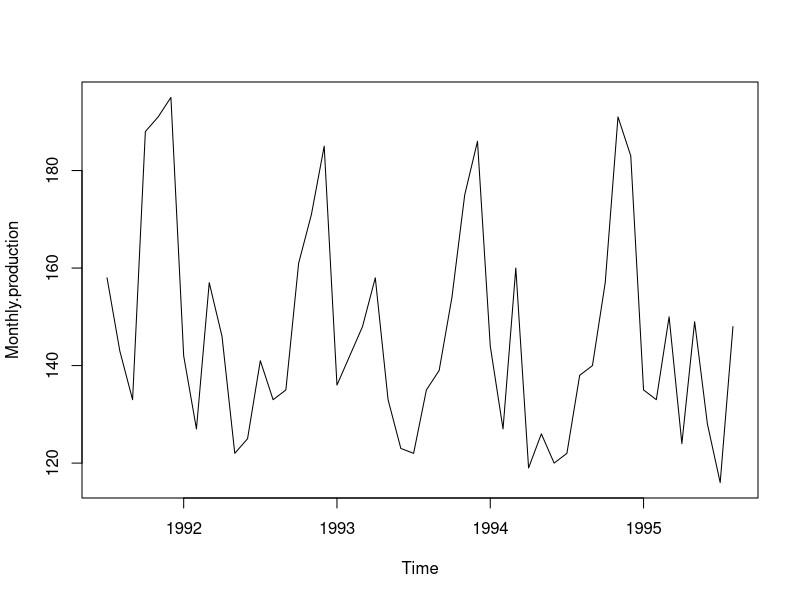
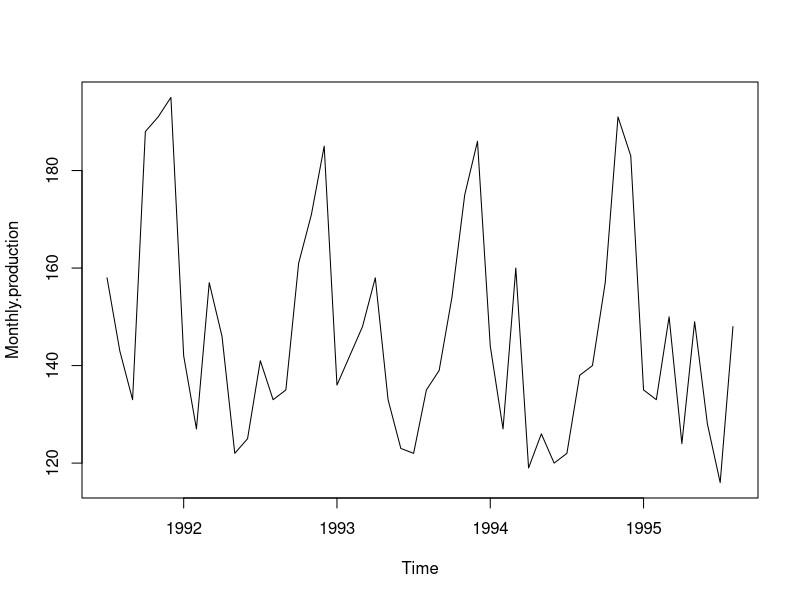
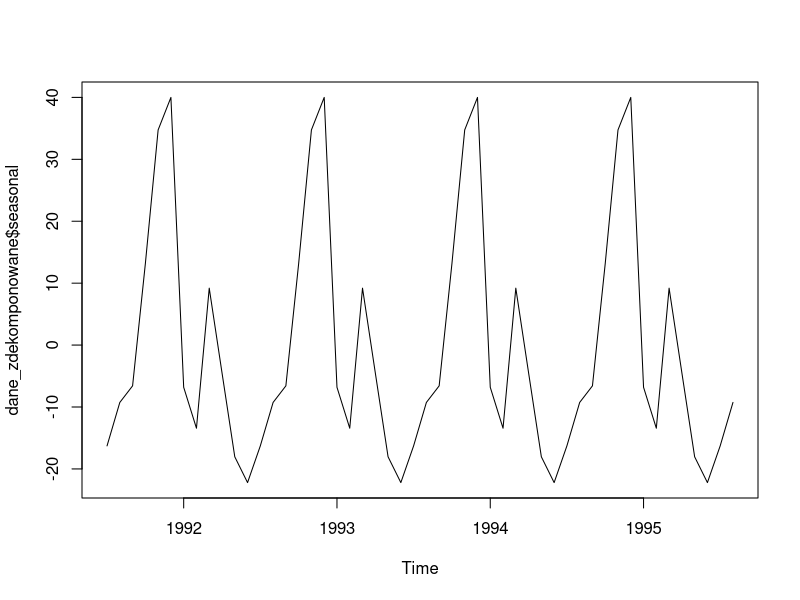
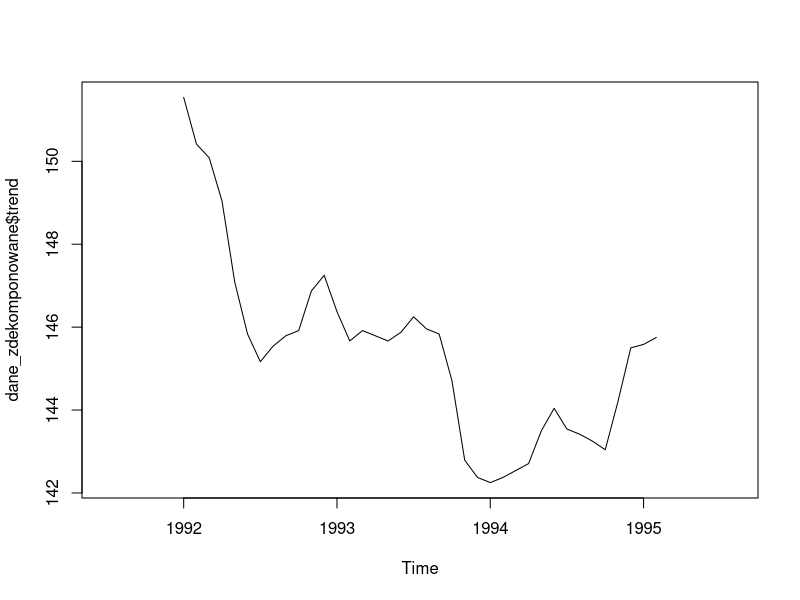
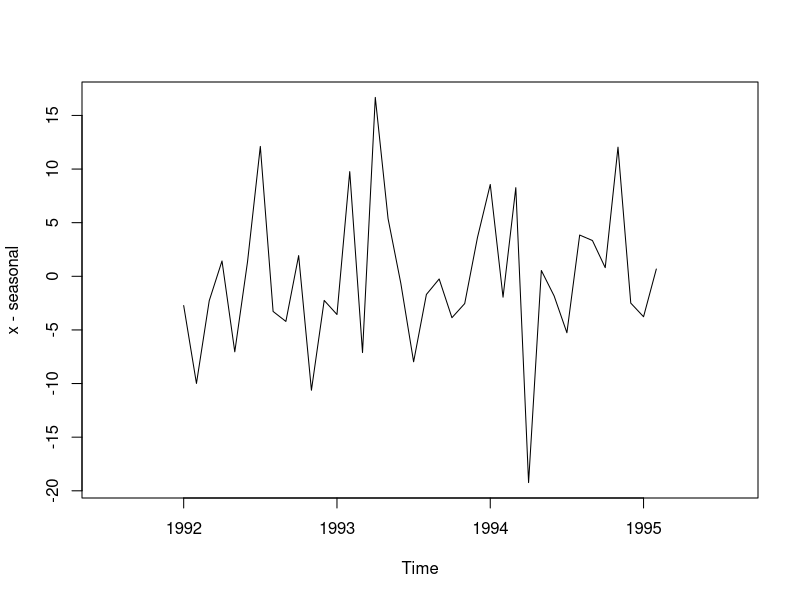
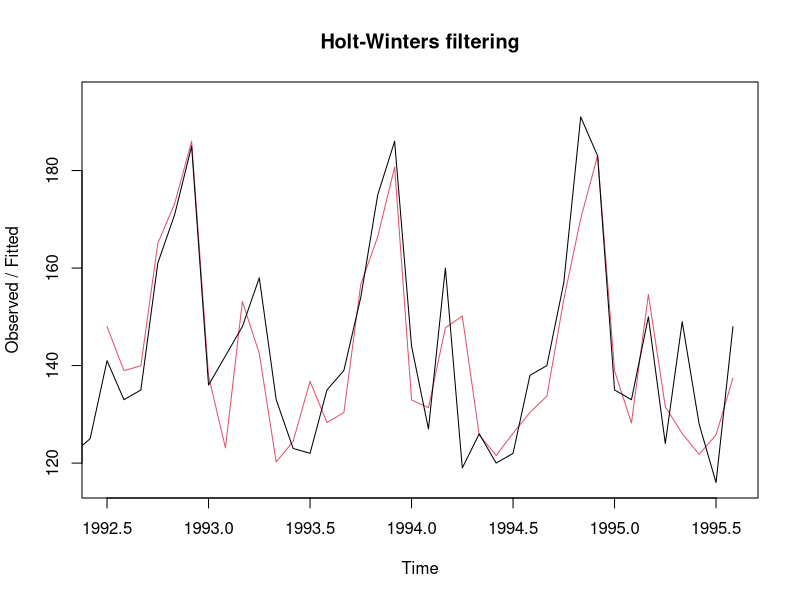

The R source for these figures, in order: (Note: this script raises an error after producing the figures.)
## ---- chunk 1
library(readxl)
dane_pierwotne <-read_excel("dane.xlsx",col_types = c("text", "numeric"))
head(dane_pierwotne)
library(forecast)
library(tseries)
library(fBasics)
library(timeSeries)
library(lmtest)
library(TTR)
## ---- chunk 2
dane <- data.frame(dane_pierwotne)
X <- ts(dane[2], start = c(1991,7),frequency = 12)
plot.ts(X)
## ---- chunk 3
stationarity_test <-adf.test(X,alternative = "stationary",k = 2)
ifelse(stationarity_test$p.value<0.05,"Szereg jest stacjonarny","Szereg jest niestacjonarny")

explosive_test <-adf.test(X,alternative = "explosive",k = 2)
ifelse(explosive_test$p.value<0.05,"Szereg jest eksplozywny","Szereg jest nieeksplozywny")
## ---- chunk 4
#testujemy trend
trend_test <- kpss.test(X,null="Trend",lshort = TRUE)
ifelse(trend_test$p.value<0.05,"Szereg ma trend","Szereg nie ma trendu")
## ---- chunk 5
basic_stats<-basicStats(X,ci=0.95)
basic_stats
## ---- chunk 6
plot(X)
## ---- chunk 7
dane_zdekomponowane <- decompose(X,type="additive",filter = NULL)
## ---- chunk 8
plot(dane_zdekomponowane$seasonal)
## ---- chunk 9
plot(dane_zdekomponowane$trend)
## ---- chunk 10
plot(dane_zdekomponowane$random)
## ---- chunk 11
X2 <- HoltWinters(X,seasonal = "additive")
plot(X2)
## ---- chunk 12
XForecast <- forecast(X2,h=12)
plot(Xforecast)
## ---- chunk 13
acf(na.omit(XForecast$residuals), lag.max=20)

box_test<-Box.test(Xforecast$residuals, lag=20, type="Ljung-Box")
ifelse(box_test$p.value<0.05,"Występuje istotna autokorelacja w błędch prognozy","Zerowa autokorelacja w błędach prognozy")
